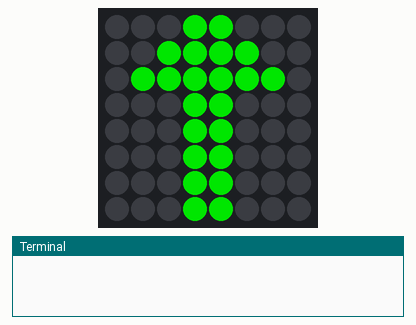
This program was run on a simulated Raspberry Pi (BCM pin numbers) with a Sense HAT. On the bench: the Sense HAT's 8×8 RGB LED matrix, the last lines printed to the terminal. Dim RGB values are drawn brighter than linear.

Above: at 0.12 s.
At 0.72 s:
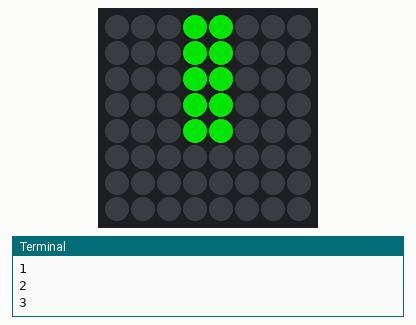
At 1.12 s:
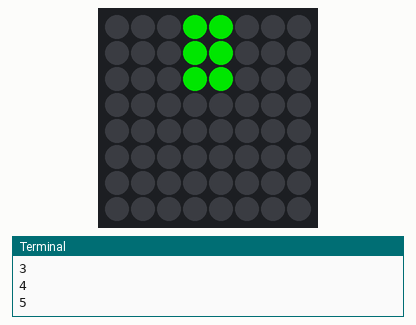
At 1.52 s:
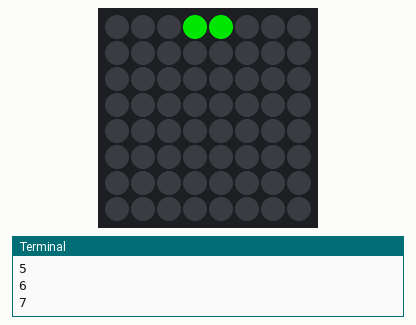
At 1.92 s:
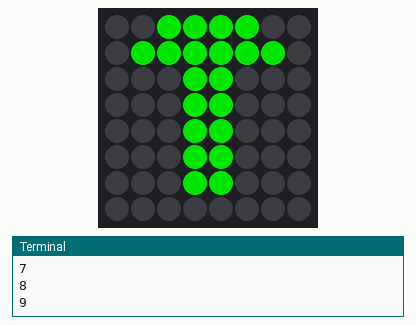

The program:

8x8-arrow-up.py
```python
from sense_emu import SenseHat
import time

s = SenseHat()
s.low_light = True

green = (0, 255, 0)
yellow = (255, 255, 0)
blue = (0, 0, 255)
red = (255, 0, 0)
white = (255,255,255)
nothing = (0,0,0)
pink = (255,105, 180)


def up1():
    G = green
    Y = yellow
    B = blue
    O = nothing
    logo = [
      O,O,O,G,G,O,O,O,
      O,O,G,G,G,G,O,O,
      O,G,G,G,G,G,G,O,
      O,O,O,G,G,O,O,O,
      O,O,O,G,G,O,O,O,
      O,O,O,G,G,O,O,O,
      O,O,O,G,G,O,O,O,
      O,O,O,G,G,O,O,O
    ]
    return logo

def up2():
    G = green
    Y = yellow
    B = blue
    O = nothing
    logo = [
      O,O,G,G,G,G,O,O,
      O,G,G,G,G,G,G,O,
      O,O,O,G,G,O,O,O,
      O,O,O,G,G,O,O,O,
      O,O,O,G,G,O,O,O,
      O,O,O,G,G,O,O,O,
      O,O,O,G,G,O,O,O,
      O,O,O,O,O,O,O,O
    ]
    return logo

def up3():
    G = green
    Y = yellow
    B = blue
    O = nothing
    logo = [
      O,G,G,G,G,G,G,O,
      O,O,O,G,G,O,O,O,
      O,O,O,G,G,O,O,O,
      O,O,O,G,G,O,O,O,
      O,O,O,G,G,O,O,O,
      O,O,O,G,G,O,O,O,
      O,O,O,O,O,O,O,O,
      O,O,O,O,O,O,O,O,
    ]
    return logo


def up4():
    G = green
    Y = yellow
    B = blue
    O = nothing
    logo = [
      O,O,O,G,G,O,O,O,
      O,O,O,G,G,O,O,O,
      O,O,O,G,G,O,O,O,
      O,O,O,G,G,O,O,O,
      O,O,O,G,G,O,O,O,
      O,O,O,O,O,O,O,O,
      O,O,O,O,O,O,O,O,
      O,O,O,O,O,O,O,O
    ]
    return logo


def up5():
    G = green
    Y = yellow
    B = blue
    O = nothing
    logo = [
      O,O,O,G,G,O,O,O,
      O,O,O,G,G,O,O,O,
      O,O,O,G,G,O,O,O,
      O,O,O,G,G,O,O,O,
      O,O,O,O,O,O,O,O,
      O,O,O,O,O,O,O,O,
      O,O,O,O,O,O,O,O,
      O,O,O,O,O,O,O,O
    ]
    return logo

def up6():
    G = green
    Y = yellow
    B = blue
    O = nothing
    logo = [
      O,O,O,G,G,O,O,O,
      O,O,O,G,G,O,O,O,
      O,O,O,G,G,O,O,O,
      O,O,O,O,O,O,O,O,
      O,O,O,O,O,O,O,O,
      O,O,O,O,O,O,O,O,
      O,O,O,O,O,O,O,O,
      O,O,O,O,O,O,O,O
    ]
    return logo

def up7():
    G = green
    Y = yellow
    B = blue
    O = nothing
    logo = [
      O,O,O,G,G,O,O,O,
      O,O,O,G,G,O,O,O,
      O,O,O,O,O,O,O,O,
      O,O,O,O,O,O,O,O,
      O,O,O,O,O,O,O,O,
      O,O,O,O,O,O,O,O,
      O,O,O,O,O,O,O,O,
      O,O,O,O,O,O,O,O
    ]
    return logo


def up8():
    G = green
    Y = yellow
    B = blue
    O = nothing
    logo = [
      O,O,O,G,G,O,O,O,
      O,O,O,O,O,O,O,O,
      O,O,O,O,O,O,O,O,
      O,O,O,O,O,O,O,O,
      O,O,O,O,O,O,O,O,
      O,O,O,O,O,O,O,O,
      O,O,O,O,O,O,O,O,
      O,O,O,O,O,O,O,O
    ]
    return logo

"""def vacio():
  O = nothing
  logo= [
    O,O,O,O,O,O,O,O,
    O,O,O,O,O,O,O,O,
    O,O,O,O,O,O,O,O,
    O,O,O,O,O,O,O,O,
    O,O,O,O,O,O,O,O,
    O,O,O,O,O,O,O,O,
    O,O,O,O,O,O,O,O,
    O,O,O,O,O,O,O,O
    ]
    return  logo
   """


images = [up1, up2, up3, up4, up5, up6, up7, up8]
count = 0

while True:
    s.set_pixels(images[count % len(images)]())
    time.sleep(.20)
    count += 1
    print count

    
```

Measured:
- by itself, everything shown: repeats every 1.6 s, in 8 steps
